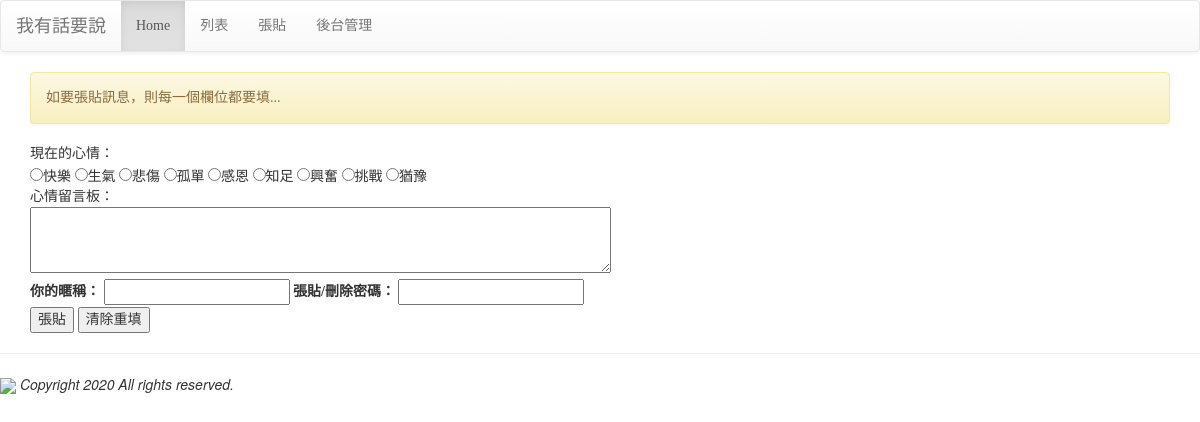
Page /post/ on the committed database.
### mysite/models.py (models this page shows, shortened)
class Mood(models.Model):
    status = models.CharField(max_length=10, null=False)

### mysite/views.py (the view)
# urls.py: path('post/', views.posting),
def posting(request):
    moods = models.Mood.objects.all()
    try:
        user_id = request.POST['user_id']
        user_pass = request.POST['user_pass']
        user_post = request.POST['user_post']
        user_mood = request.POST['mood']
    except:
        user_id = None
        message = '如要張貼訊息，則每一個欄位都要填...'
    if user_id != None:
        mood = models.Mood.objects.get(status=user_mood)
        post = models.Post.objects.create(mood=mood, nickname=user_id, del_pass=user_pass, message=user_post)
        post.save()
        message='成功儲存！請記得你的編輯密碼[{}]!，訊息需經審查後才會顯示。'.format(user_pass)
    return render(request, 'posting.html', locals())

### mysite/templates/posting.html (shortened to what this page needs)
{% extends "base.html" %}
{% block content %}
<div class='container'>
{% if message %}
    <div class='alert alert-warning'>{{ message }}</div>
{% endif %}
<form name='my form' action='.' method='POST'>
    現在的心情：<br/>
    {% for m in moods %}
    <input type='radio' name='mood' value='{{ m.status }}'>{{ m.status }}
    {% endfor %}
    <br/>
    心情留言板：<br/>
    <textarea name='user_post' rows=3 cols=70></textarea><br/>
    <label for='user_id'>你的暱稱：</label>
    <input id='user_id' type='text' name='user_id'>
    <label for='user_pass'>張貼/刪除密碼：</label>
    <input id='user_pass' type='password' name='user_pass'><br/>
    <input type='submit' value='張貼'>
    <input type='reset' value='清除重填'>
</form>
</div>
{% endblock %}

### mysite/templates/base.html (style rules this page uses)
h1, h2, h3, h4, h5, p, div { font-family: 微軟正黑體; }

### rows in the picture
Mood: status "快樂"
Mood: status "生氣"
Mood: status "悲傷"
Mood: status "孤單"
Mood: status "感恩"
Mood: status "知足"
Mood: status "興奮"
Mood: status "挑戰"
Mood: status "猶豫"

### other values in the picture
{{ message }} "如要張貼訊息，則每一個欄位都要填..."
